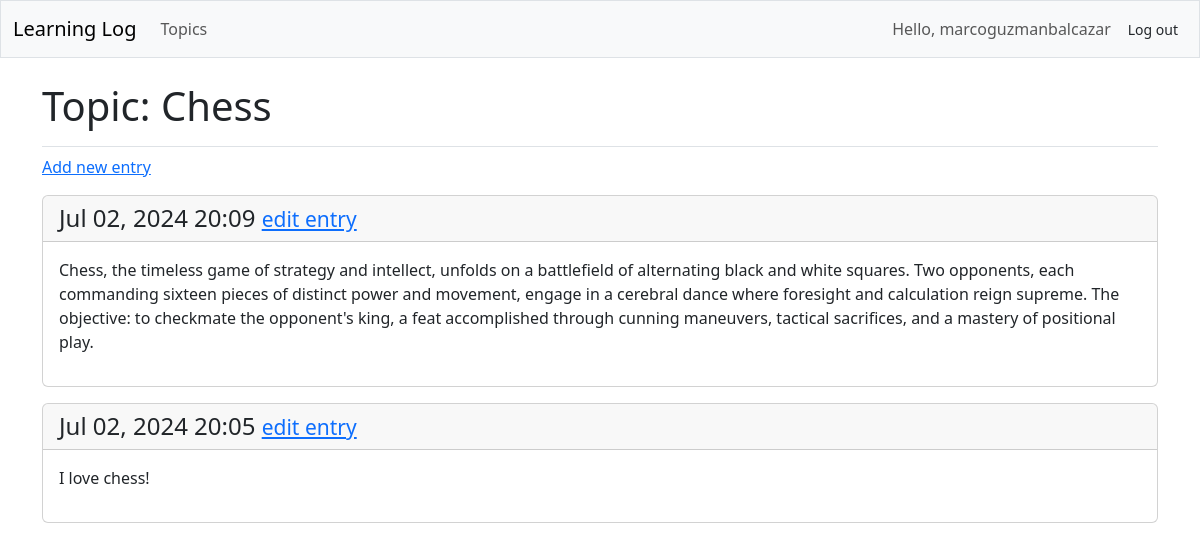
The page /topics/1/ (signed in) on the database its author committed.
### learning_logs/models.py (models this page shows, shortened)
class Topic(models.Model):
    text = models.CharField(max_length=200)
    date_added = models.DateTimeField(auto_now_add=True)
    owner = models.ForeignKey(User, on_delete=models.CASCADE)

class Entry(models.Model):
    topic = models.ForeignKey(Topic, on_delete=models.CASCADE)
    text = models.TextField()
    date_added = models.DateTimeField(auto_now_add=True)
    class Meta:
        verbose_name_plural = 'entries'

### learning_logs/views.py (the view)
# urls.py: path('topics/<int:topic_id>/', views.topic, name='topic'),
@login_required
def topic(request, topic_id):
    topic = Topic.objects.get(id=topic_id)
    if topic.owner != request.user:
        raise Http404
    entries = topic.entry_set.order_by('-date_added')
    context = {'topic': topic, 'entries': entries}
    return render(request, 'learning_logs/topic.html', context)

### learning_logs/templates/learning_logs/topic.html
{% extends 'learning_logs/base.html' %}
{% block page_header %}
  <h1>Topic: {{ topic.text }}</h1>
{% endblock page_header %}
{% block content %}
  <p>
    <a href ="{% url 'learning_logs:new_entry' topic.id %}">Add new entry</a>
  </p>
  {% for entry in entries %}
    <div class="card mb-3">
      <h4 class="card-header">
        {{ entry.date_added|date:'M d, Y H:i' }}
        <small><a href="{% url 'learning_logs:edit_entry' entry.id %}">
        edit entry</a></small>
      </h4>
      <div class="card-body">{{ entry.text|linebreaks }}</div>
    </div>
  {% empty %}
    <p>There are no entries for this topic yet.</p>
  {% endfor %}
{% endblock content %}

### learning_logs/templates/learning_logs/base.html (shortened to what this page needs)
<!DOCTYPE html>
<html lang="en">
<head>
  {% load django_bootstrap5 %}
  {% bootstrap_css %}
</head>
<body>
  <nav class="navbar navbar-expand-md navbar-light bg-light mb-4 border">
    <div class="container-fluid">
        <a class="navbar-brand" href="{% url 'learning_logs:index' %}">
          Learning Log</a>
        <div class="collapse navbar-collapse" id="navbarCollapse">
          <ul class="navbar-nav me-auto mb-2 mb-md-0">
            <li class="nav-item">
                <a class="nav-link" href="{% url 'learning_logs:topics' %}">
                  Topics</a></li>
          </ul>
          <ul class="navbar-nav ms-auto mb-2 mb-md-0">
            {% if user.is_authenticated %}
              <li class="nav-item">
                <span class="navbar-text me-2">Hello, {{ user.username }}
                </span></li>
            {% endif %}
          </ul>
          {% if user.is_authenticated %}
            <form action="{% url 'accounts:logout' %}" method='post'>
                <button name='submit' class="btn btn-outlier-secondary btn-sm">
                  Log out</button>
            </form>
          {% endif %}
        </div>
    </div>
  </nav>
  <main class="container">
    <div class="pb-2 mb-2 border-bottom">
        {% block page_header %}{% endblock page_header %}
    </div>
    <div>
      {% block content %}{% endblock content %}
    </div>
  </main>
</body>
</html>

### rows shown on the page
Topic: text "Chess"
Entry: date_added "Jul 02, 2024 20:09", text "Chess, the timeless game of strategy and intellect, unfolds on a battlefield of alternating black and white squares. Two opponents, each commanding sixteen pieces of distinct power and movement, engage in a cerebral dance where foresight and calculation reign supreme. The objective: to checkmate the opponent's king, a feat accomplished through cunning maneuvers, tactical sacrifices, and a mastery of positional play."
Entry: date_added "Jul 02, 2024 20:05", text "I love chess!"

### other values the page prints
{{ user.username }} "marcoguzmanbalcazar"
